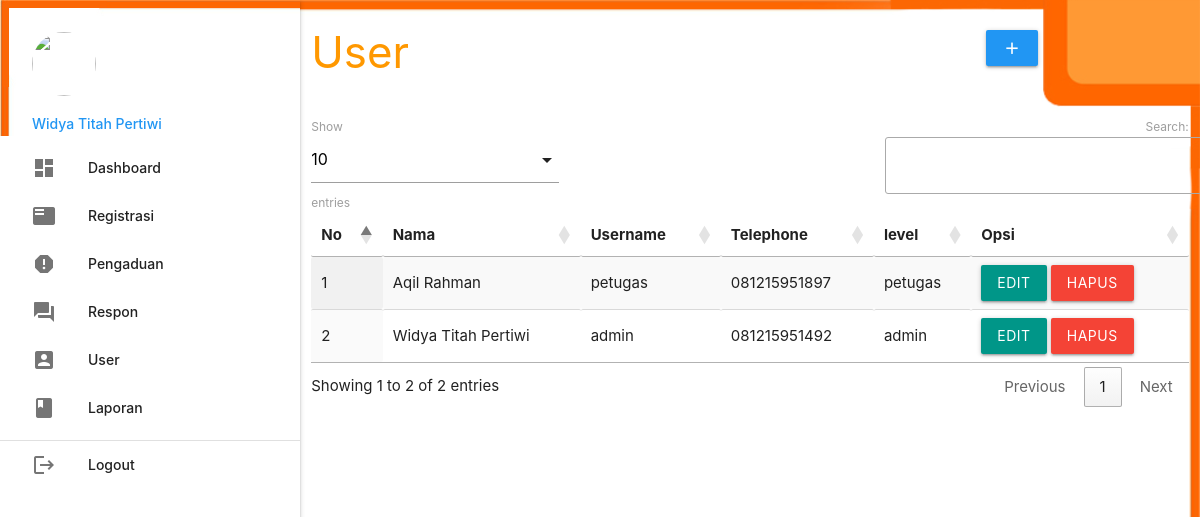
Page /admin/index.php?p=user (signed in) on the committed database.
### tables this page shows
CREATE TABLE `petugas` (
  `id_petugas` int(5) NOT NULL,
  `nama_petugas` varchar(30) NOT NULL,
  `username` varchar(30) NOT NULL,
  `password` varchar(255) NOT NULL,
  `telp_petugas` varchar(13) NOT NULL,
  `level` enum('admin','petugas') NOT NULL
);

### admin/user.php (the view, shortened to what this page needs)
       <div class="row">
         <div class="col s12 m9">
           <h3 class="orange-text">User</h3>
         </div>
         <div class="col s12 m3">
           <div class="section"></div>
           <a class="waves-effect waves-light btn modal-trigger blue" href="#modal1"><i class="material-icons">add</i></a>
         </div>
       </div>
       <table id="example" class="display responsive-table" style="width:100%">
         <thead>
             <tr>
			<th>No</th>
			<th>Nama</th>
			<th>Username</th>
			<th>Telephone</th>
			<th>level</th>
			<th>Opsi</th>
             </tr>
         </thead>
         <tbody>
<?php
	$no=1;
	$tampil = mysqli_query($koneksi,"SELECT * FROM petugas ORDER BY nama_petugas ASC");
	while ($r=mysqli_fetch_assoc($tampil)) { ?>
	<tr>
		<td><?php echo $no++; ?></td>
		<td><?php echo $r['nama_petugas']; ?></td>
		<td><?php echo $r['username']; ?></td>
		<td><?php echo $r['telp_petugas']; ?></td>
		<td><?php echo $r['level']; ?></td>
		<td><a class="btn teal modal-trigger" href="#user_edit<?php echo $r['id_petugas'] ?>">Edit</a> <a class="red btn" onclick="return confirm('Anda Yakin Ingin Menghapus Y/N')" href="index.php?p=user_hapus&id_petugas=<?php echo $r['id_petugas'] ?>">Hapus</a></td>
	</tr>
           <?php  }
            ?>
         </tbody>
       </table>

### rows in the picture
petugas: nama_petugas "Aqil Rahman", username "petugas", telp_petugas "081215951897", level "petugas"
petugas: nama_petugas "Widya Titah Pertiwi", username "admin", telp_petugas "081215951492", level "admin"

### other values in the picture
$_SESSION['data']['nama_petugas'] "Widya Titah Pertiwi"
